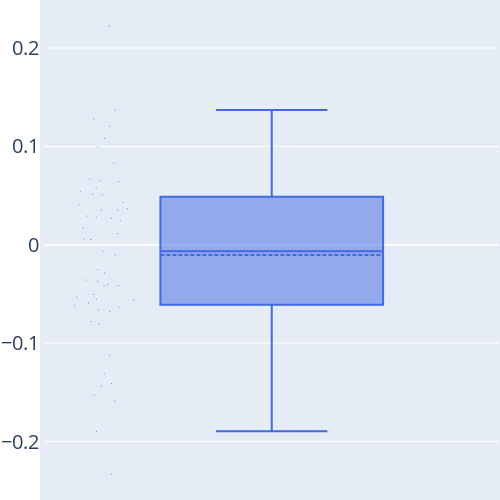

The cell this chart's notebook holds for it:
### Code cell
nb_samples = Int(1e6)

q = 0.

lev = leverage_score(sparseB, q)
hkpv = true
emp_lev = emp_leverage_score(rng, meta_g, q, nb_samples;hkpv)

rel_diff = vec((lev-emp_lev)./lev);
println("mean: ", mean(rel_diff), " std: ", std(rel_diff))

trace = box(y=rel_diff,
boxpoints="all",
marker=attr(
        color="LightSkyBlue",
        size=1),
quartilemethod="linear",
name="",
marker_color="royalblue",
boxmean=true)

layout = Layout(
    autosize=false,
    width=500,
    height=500,
    margin=attr(l=1, r=1, b=1, t=1, pad=4),
    font_size=20,
)
PlotlyJS.plot(trace,layout)

name = "emp_LS_HKPV"*"n"*string(n)*"p"*string(p)*"eta"*string(eta)*"q"*string(q)

plt = PlotlyJS.plot(trace,layout)
# PlotlyJS.savefig(plt,"figures/"*name*".pdf")

### Figure 1 — Plotly figure (JSON) as saved in the notebook; plotly's stock layout.template omitted (floating-point values rounded to 4 significant figures)
{"data": [{"boxmean": true, "boxpoints": "all", "marker": {"color": "royalblue", "size": 1}, "name": "", "quartilemethod": "linear", "type": "box", "y": [0.0538, 0.06518, -0.02511, 0.08319, 0.03543, 0.02932, -0.05916, 0.005845, 0.05799, 0.03663, -0.01005, 0.04307, 0.137, 0.108, 0.06431, 0.01137, 0.06651, 0.2225, -0.08018, -0.06147, -0.02868, 0.02808, 0.09966, -0.04132, -0.03994, -0.0359, 0.05134, 0.05088, 0.1281, -0.06623, 0.0171, -0.05335, -0.07794, -0.05607, 0.02439, 0.03523, -0.05532, 0.04056, 0.1206, -0.006556, -0.04166, -0.1436, -0.141, -0.1312, -0.06757, 0.02708, 0.00539, -0.1587, -0.06356, -0.1123, -0.1895, -0.03714, -0.05062, -0.1528, -0.2331]}], "layout": {"autosize": false, "font": {"size": 20}, "height": 500, "margin": {"b": 1, "l": 1, "pad": 4, "r": 1, "t": 1}, "width": 500}}
